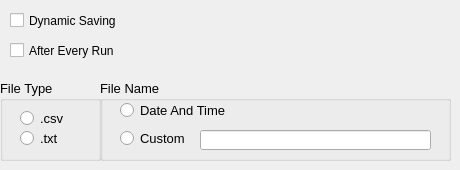
                <widget class="QWidget" name="tab_8">
                 <attribute name="title">
                  <string>Saving Options</string>
                 </attribute>
                 <widget class="QGroupBox" name="groupBoxFileType_2">
                  <property name="geometry">
                   <rect>
                    <x>0</x>
                    <y>80</y>
                    <width>101</width>
                    <height>81</height>
                   </rect>
                  </property>
                  <property name="font">
                   <font>
                    <pointsize>10</pointsize>
                   </font>
                  </property>
                  <property name="title">
                   <string>File Type</string>
                  </property>
                  <widget class="QRadioButton" name="radioButton_csvLI">
                   <property name="geometry">
                    <rect>
                     <x>20</x>
                     <y>30</y>
                     <width>82</width>
                     <height>17</height>
                    </rect>
                   </property>
                   <property name="font">
                    <font>
                     <pointsize>10</pointsize>
                    </font>
                   </property>
                   <property name="text">
                    <string>.csv</string>
                   </property>
                  </widget>
                  <widget class="QRadioButton" name="radioButton_txtLI">
                   <property name="geometry">
                    <rect>
                     <x>20</x>
                     <y>50</y>
                     <width>82</width>
                     <height>17</height>
                    </rect>
                   </property>
                   <property name="font">
                    <font>
                     <pointsize>10</pointsize>
                    </font>
                   </property>
                   <property name="text">
                    <string>.txt</string>
                   </property>
                  </widget>
                 </widget>
                 <widget class="QGroupBox" name="groupBox_9">
                  <property name="geometry">
                   <rect>
                    <x>100</x>
                    <y>80</y>
                    <width>351</width>
                    <height>81</height>
                   </rect>
                  </property>
                  <property name="font">
                   <font>
                    <pointsize>10</pointsize>
                   </font>
                  </property>
                  <property name="title">
                   <string>File Name</string>
                  </property>
                  <widget class="QRadioButton" name="radioButtonDateTimeLI">
                   <property name="geometry">
                    <rect>
                     <x>20</x>
                     <y>20</y>
                     <width>201</width>
                     <height>21</height>
                    </rect>
                   </property>
                   <property name="text">
                    <string>Date And Time</string>
                   </property>
                  </widget>
                  <widget class="QRadioButton" name="radioButtonCustomLI">
                   <property name="geometry">
                    <rect>
                     <x>20</x>
                     <y>50</y>
                     <width>82</width>
                     <height>17</height>
                    </rect>
                   </property>
                   <property name="text">
                    <string>Custom</string>
                   </property>
                  </widget>
                  <widget class="QLineEdit" name="lineEditCustomFileLI">
                   <property name="geometry">
                    <rect>
                     <x>100</x>
                     <y>50</y>
                     <width>231</width>
                     <height>20</height>
                    </rect>
                   </property>
                  </widget>
                 </widget>
                 <widget class="QCheckBox" name="checkBoxDynamicSaveLI">
                  <property name="geometry">
                   <rect>
                    <x>10</x>
                    <y>10</y>
                    <width>151</width>
                    <height>21</height>
                   </rect>
                  </property>
                  <property name="text">
                   <string>Dynamic Saving</string>
                  </property>
                  <property name="checked">
                   <bool>false</bool>
                  </property>
                 </widget>
                 <widget class="QCheckBox" name="checkBoxAutoSave">
                  <property name="geometry">
                   <rect>
                    <x>10</x>
                    <y>40</y>
                    <width>141</width>
                    <height>21</height>
                   </rect>
                  </property>
                  <property name="text">
                   <string>After Every Run</string>
                  </property>
                 </widget>
                </widget>
